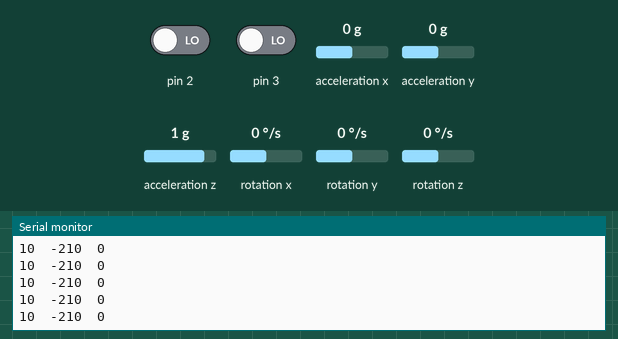
Simulated run of this sketch. Board: Arduino Uno, built with avr-gcc and run on an emulated ATmega328P. Parts: the last lines printed to the serial monitor. Inputs (shaded band) come from the test bench; at power-on: rotation y 0 °/s, pin 2 LOW, pin 3 LOW, rotation z 0 °/s, acceleration x 0 g, acceleration y 0 g, acceleration z 1 g, rotation x 0 °/s.

Above: at 1.2 s.
1.3 s: rotation y set to -192 °/s
At 1.32 s:
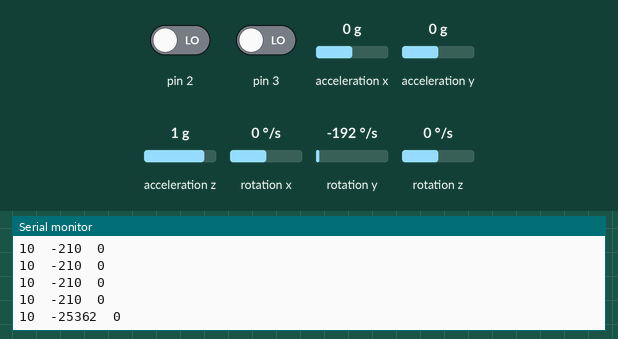
2.8 s: pin 2 driven HIGH
At 2.82 s:
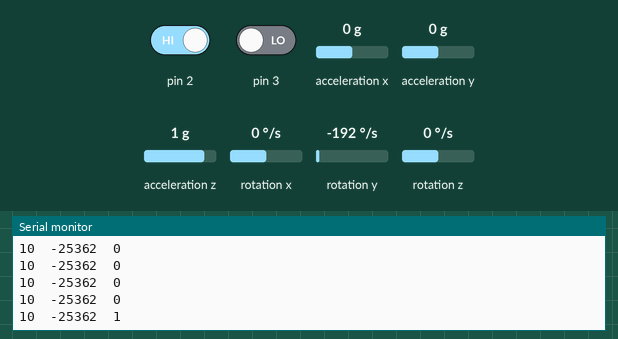
4.3 s: pin 3 driven HIGH
At 4.32 s:
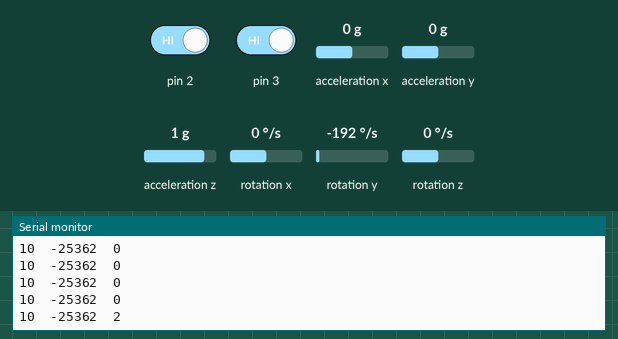
5.8 s: rotation z set to -192 °/s
At 5.82 s:
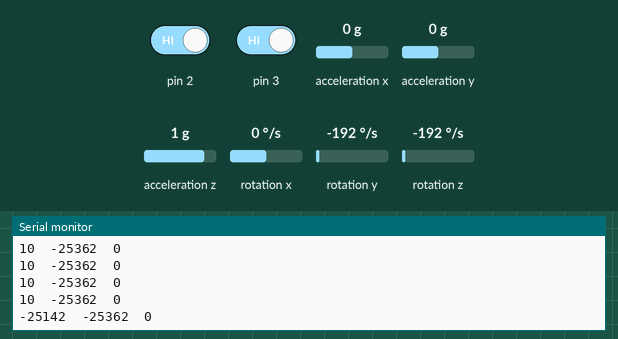
7.3 s: rotation y set to -100 °/s
At 7.32 s:
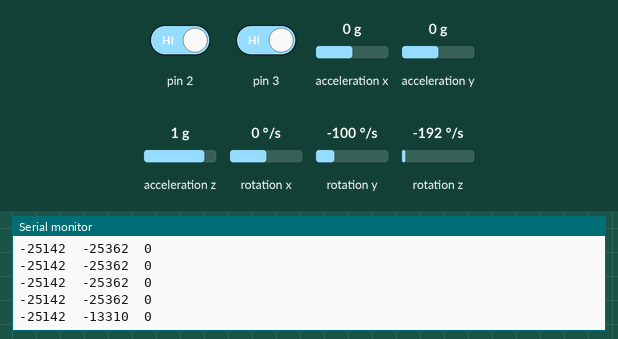
Timing chart, 0 to 9.8 s (numbered marks = the images above; inputs shaded):
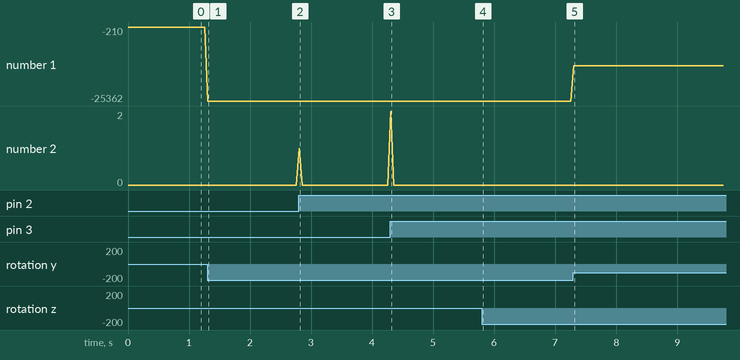

The sketch:

Mouse_Gyro.ino
```cpp
#include <Wire.h>
#include <I2Cdev.h>
#include <MPU6050.h>


MPU6050 mpu;
int16_t ax, ay, az, gx, gy, gz;
double vx, vy;
int Click=0;

void setup() {
  Serial.begin(9600);
  Wire.begin();
  mpu.initialize();
  while(!mpu.testConnection());

  pinMode(12,OUTPUT);  //Making A GND pin on D12
  digitalWrite(12,LOW);

  attachInterrupt(digitalPinToInterrupt(2), LeftClickDetected, RISING);
  attachInterrupt(digitalPinToInterrupt(3), RightClickDetected, RISING);
}

void loop()
{
  double timer=millis();

  mpu.getMotion6(&ax, &ay, &az, &gx, &gy, &gz);


  Serial.print(gz+10);		//Calibrate the constant as per your sensor
  Serial.print("\t");
  Serial.print(gy-210);		//Calibrate the constant as per your sensor
  Serial.print("\t");
  Serial.println(Click);

  Click=0;

  while((millis()-timer)<50);
}

void LeftClickDetected()
{
  Click=1;
}
void RightClickDetected()
{
  Click=2;
}
```

Measured:
- after the input at 1.3 s, the serial monitor: prints a new line at once (image 1)
- after the input at 2.8 s, the serial monitor: prints a new line at once (image 2)
- after the input at 4.3 s, the serial monitor: prints a new line at once (image 3)
- after the input at 5.8 s, the serial monitor: prints a new line at once (image 4)
- after the input at 7.3 s, the serial monitor: prints a new line at once (image 5)
- plotted number 1: -210 → -25362 after the input at 1.3 s, -25362 → -13310 after the input at 7.3 s
